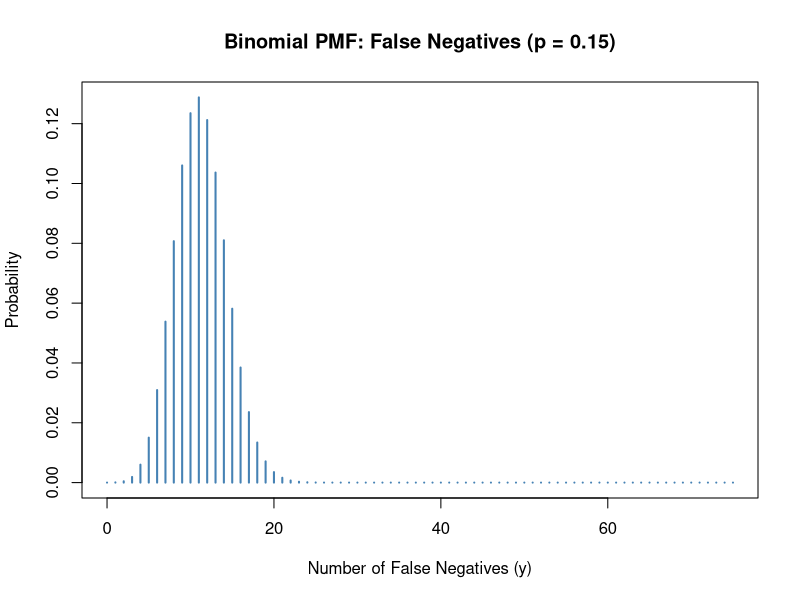

This chart was generated by the following R code:
# Part a
n <- 75 #number of patients
p <- 0.15 #prob of failure old method
y <- 0:n #possible number of failure
pmf <- dbinom(y, size=n, prob=p )
plot(y, pmf, type="h", lwd = 2, col = "steelblue",
     main = "Binomial PMF: False Negatives (p = 0.15)",
     xlab = "Number of False Negatives (y)",
     ylab = "Probability")

#part b
y <- 6
p_hat <- y/n
cat("Estimated failure probability (frequentist):", p_hat, "\n")

